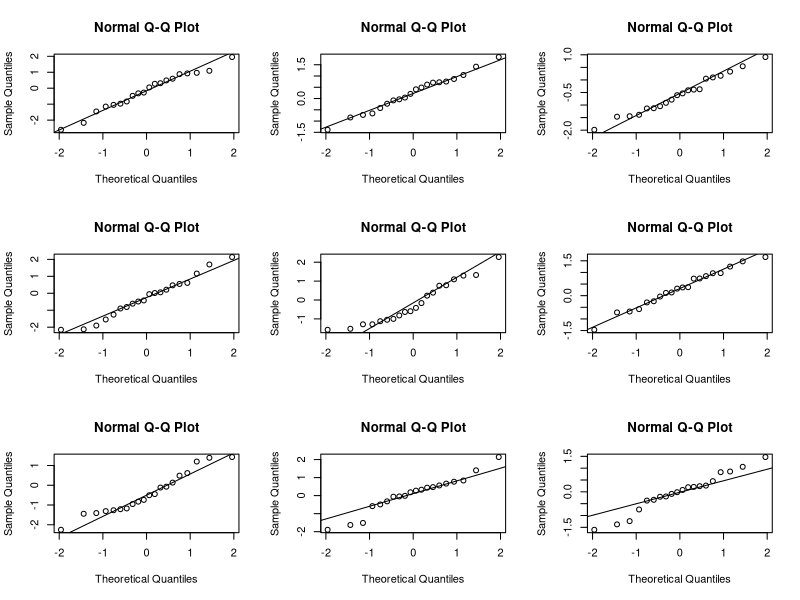
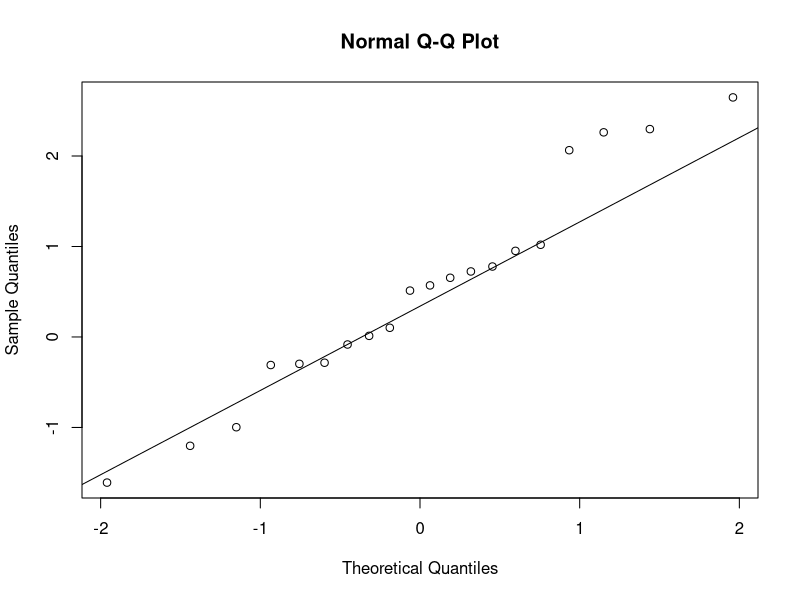
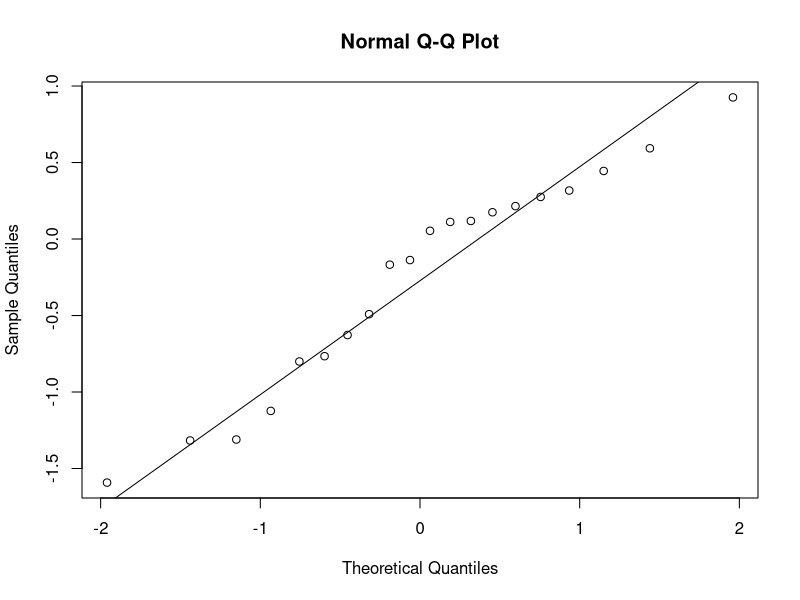
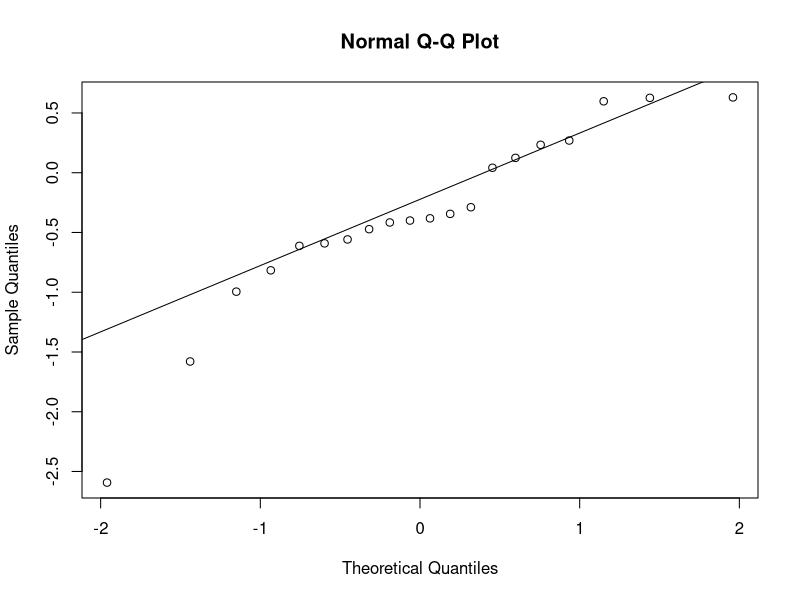
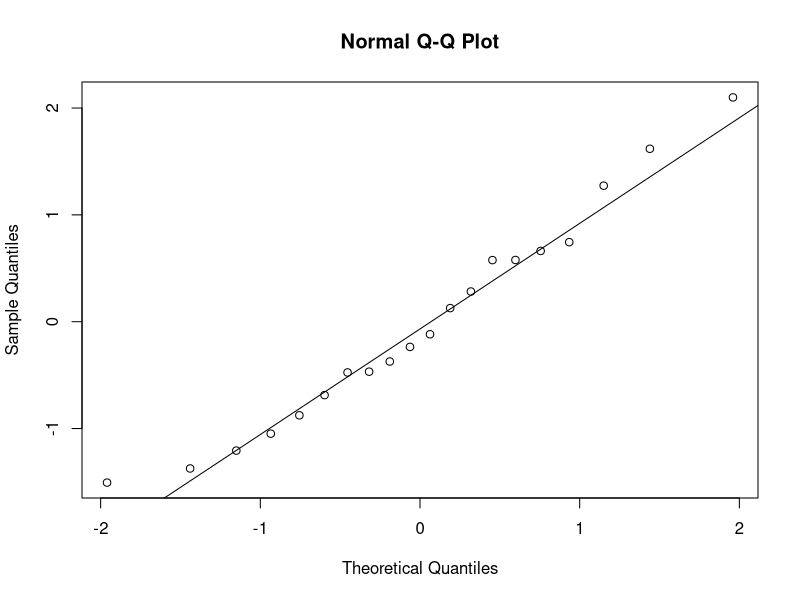
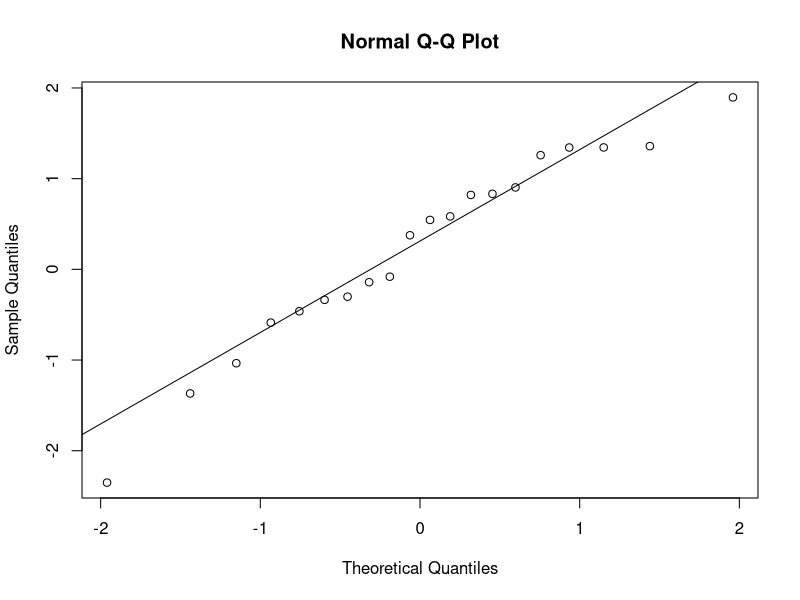
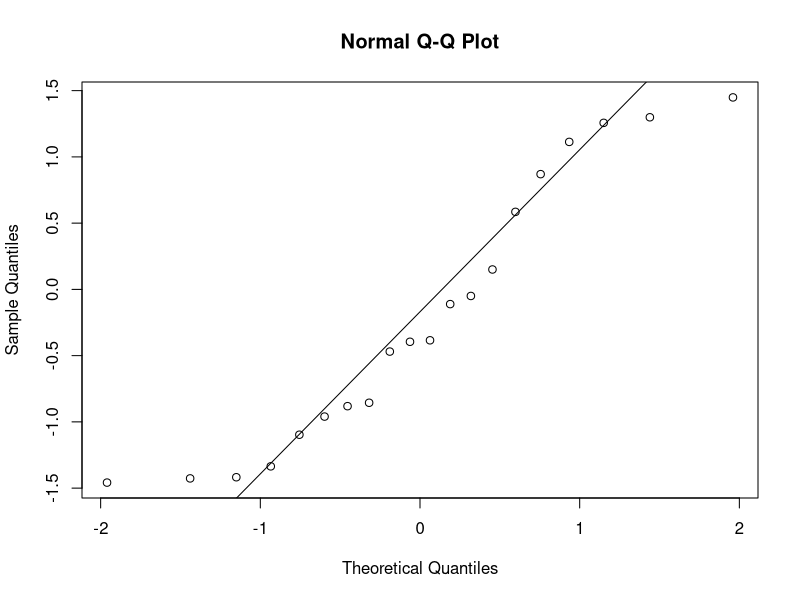
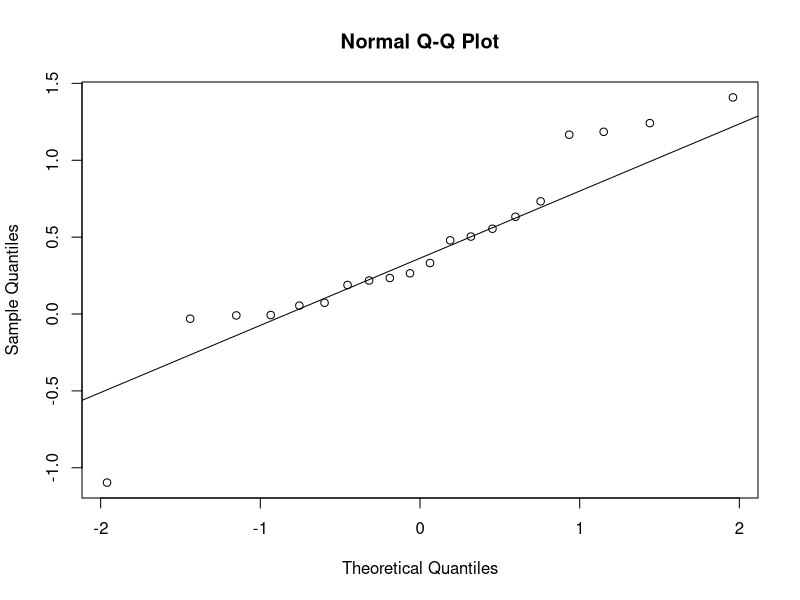

These charts were generated, in order, by the following R code:
######################################################################
# Computer notes                 Statistics for Laboratory Scientists 
# Lecture 15                                 Johns Hopkins University 
######################################################################
# These notes provide R code related to the course lectures, to
# further illustrate the topics in the lectures and to assist the
# students to learn R.
#
# Lines beginning with the symbol '#' are comments in R.  All other
# lines contain code.
#
# In R for Windows, you may wish to open this file from the menu bar
# (File:Display file); you can then easily copy commands into the
# command window.  (Use the mouse to highlight one or more lines; then
# right-click and select "Paste to console".)
######################################################################

##############################
# Generating many QQ plots
##############################
# The following allows me to examine 9 QQ plots with
#     computer-generated, normally distributed data

# figure region will then contain 3 rows and 3 columns of plots
par(mfrow=c(3,3)) 
for(i in 1:9) { # do the following 9 times
  x <- rnorm(20) # generate 20 standard normal "deviates"
  qqnorm(x) # create the qq plot
  qqline(x) # add a line to the qq plot
}

# Alternatively, rather than do all 9 plots simultaneously,
#     have the computer ask you to press a key to see the next plot
par(mfrow=c(1,1)) # return the graphics device to a single plot per figure
par(ask=TRUE) # R will ask you to press a key between each plot
for(i in 1:9) { # do the following 9 times
  x <- rnorm(20) # generate 20 standard normal "deviates"
  qqnorm(x) # create the qq plot
  qqline(x) # add a line to the qq plot
}
par(ask=FALSE) # suspending the "ask" business

###################################################
# Example for CI comparing means of two populations
###################################################
# Data
x <- c(2.78, 5.23, 2.03, 4.78, 3.80, 2.57, 4.63, 1.93, 1.30)
y <- c(3.70, 4.77, 4.59, 5.82, 6.51, 3.88)

# means and SDs
xm <- mean(x)
ym <- mean(y)
xs <- sd(x)
ys <- sd(y)
xn <- length(x)
yn <- length(y)

# A plot of the data
z <- rep(0:1,c(length(x),length(y)))
plot(c(x,y),z,ylim=c(-0.5,1.5),yaxt="n",ylab="",xlab="",lwd=2)
abline(h=0:1,lty=2,col="gray40")
segments(xm, -0.1, xm, 0.1, col="blue", lwd=2)
segments(ym, 0.9, ym, 1.1, col="red", lwd=2)

# pooled estimate of the common population SD
spooled <- sqrt( (xs^2*(xn-1) + ys^2*(yn-1)) / (xn + yn - 2) )

# t value
tval <- qt(0.975, xn + yn - 2)

# estimated SE of the difference between the means
se <- spooled * sqrt(1/xn + 1/yn)

# confidence interval
round( (xm - ym) + c(-1,1)*(tval*se), 1)
# Returns -3.1 -0.2

# Alternatively, you can use the function t.test()
t.test(x,y,var.equal=TRUE)
# Returns the following:
#     95 percent confidence interval:
#     -3.1387982 -0.1623129 

##################
# End of comp15.R
##################
